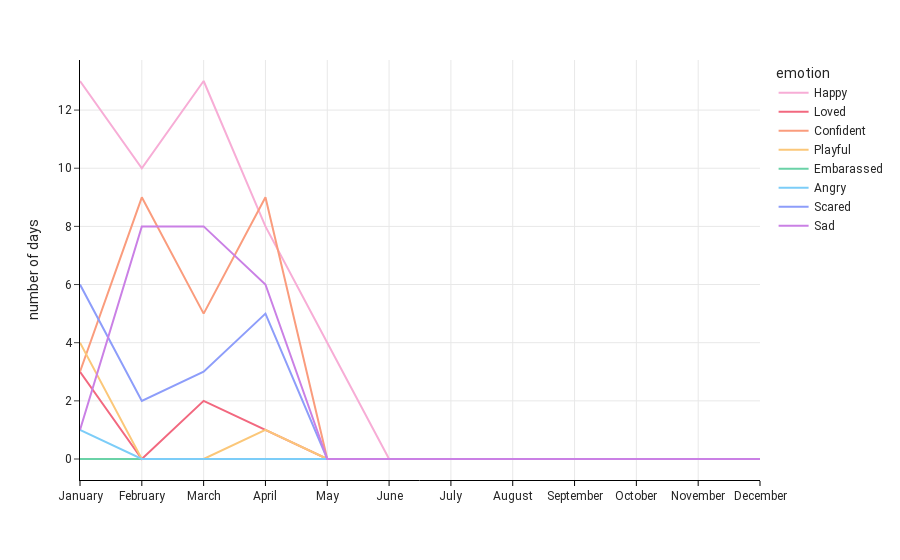

Write notebook code for a chart like this one.
### Markdown cell above
### Over-time trend

### Code cell
# default
sel_status = 'All'
# sel_status = ['Happy', 'Loved']
config = {'displayModeBar': False}
fig = px.line(
    df_month_emotion,
    x="month",
    y="value",
    color='emotion',
    color_discrete_map=dict_emotion_color,
    template='simple_white'
)
if sel_status!='All':
    for d in fig['data']:
        if d['name'] in sel_status:
            d['line']['color']=dict_emotion_color[d['name']]
            d['line']['width']=3
        if d['name'] not in sel_status:
            d['line']['color']='lightgrey'
fig.update_layout(
    font=dict(
        family="Roboto",
        size=12
    ),
    xaxis_title='',
    yaxis_title='number of days',
    xaxis=dict(showgrid=True, tickcolor='black', title_font_color='black'), 
    yaxis=dict(showgrid=True)
)
fig.update_xaxes(showline=True, linewidth=1, linecolor='black')
fig.update_yaxes(showline=True, linewidth=1, linecolor='black')
fig.show(config=config)

### Figure 1 — Plotly figure (JSON) as saved in the notebook; plotly's stock layout.template omitted (floating-point values rounded to 4 significant figures)
{"data": [{"hovertemplate": "emotion=Happy<br>month=%{x}<br>value=%{y}<extra></extra>", "legendgroup": "Happy", "line": {"color": "#f7add6", "dash": "solid"}, "marker": {"symbol": "circle"}, "mode": "lines", "name": "Happy", "orientation": "v", "showlegend": true, "type": "scatter", "x": ["January", "February", "March", "April", "May", "June", "July", "August", "September", "October", "November", "December"], "xaxis": "x", "y": [13, 10, 13, 8, 4, 0, 0, 0, 0, 0, 0, 0], "yaxis": "y"}, {"hovertemplate": "emotion=Loved<br>month=%{x}<br>value=%{y}<extra></extra>", "legendgroup": "Loved", "line": {"color": "#f2687f", "dash": "solid"}, "marker": {"symbol": "circle"}, "mode": "lines", "name": "Loved", "orientation": "v", "showlegend": true, "type": "scatter", "x": ["January", "February", "March", "April", "May", "June", "July", "August", "September", "October", "November", "December"], "xaxis": "x", "y": [3, 0, 2, 1, 0, 0, 0, 0, 0, 0, 0, 0], "yaxis": "y"}, {"hovertemplate": "emotion=Confident<br>month=%{x}<br>value=%{y}<extra></extra>", "legendgroup": "Confident", "line": {"color": "#fa9c7d", "dash": "solid"}, "marker": {"symbol": "circle"}, "mode": "lines", "name": "Confident", "orientation": "v", "showlegend": true, "type": "scatter", "x": ["January", "February", "March", "April", "May", "June", "July", "August", "September", "October", "November", "December"], "xaxis": "x", "y": [3, 9, 5, 9, 0, 0, 0, 0, 0, 0, 0, 0], "yaxis": "y"}, {"hovertemplate": "emotion=Playful<br>month=%{x}<br>value=%{y}<extra></extra>", "legendgroup": "Playful", "line": {"color": "#fbc779", "dash": "solid"}, "marker": {"symbol": "circle"}, "mode": "lines", "name": "Playful", "orientation": "v", "showlegend": true, "type": "scatter", "x": ["January", "February", "March", "April", "May", "June", "July", "August", "September", "October", "November", "December"], "xaxis": "x", "y": [4, 0, 0, 1, 0, 0, 0, 0, 0, 0, 0, 0], "yaxis": "y"}, {"hovertemplate": "emotion=Embarassed<br>month=%{x}<br>value=%{y}<extra></extra>", "legendgroup": "Embarassed", "line": {"color": "#6ad2a7", "dash": "solid"}, "marker": {"symbol": "circle"}, "mode": "lines", "name": "Embarassed", "orientation": "v", "showlegend": true, "type": "scatter", "x": ["January", "February", "March", "April", "May", "June", "July", "August", "September", "October", "November", "December"], "xaxis": "x", "y": [0, 0, 0, 0, 0, 0, 0, 0, 0, 0, 0, 0], "yaxis": "y"}, {"hovertemplate": "emotion=Angry<br>month=%{x}<br>value=%{y}<extra></extra>", "legendgroup": "Angry", "line": {"color": "#7ccdf8", "dash": "solid"}, "marker": {"symbol": "circle"}, "mode": "lines", "name": "Angry", "orientation": "v", "showlegend": true, "type": "scatter", "x": ["January", "February", "March", "April", "May", "June", "July", "August", "September", "October", "November", "December"], "xaxis": "x", "y": [1, 0, 0, 0, 0, 0, 0, 0, 0, 0, 0, 0], "yaxis": "y"}, {"hovertemplate": "emotion=Scared<br>month=%{x}<br>value=%{y}<extra></extra>", "legendgroup": "Scared", "line": {"color": "#8d9dfa", "dash": "solid"}, "marker": {"symbol": "circle"}, "mode": "lines", "name": "Scared", "orientation": "v", "showlegend": true, "type": "scatter", "x": ["January", "February", "March", "April", "May", "June", "July", "August", "September", "October", "November", "December"], "xaxis": "x", "y": [6, 2, 3, 5, 0, 0, 0, 0, 0, 0, 0, 0], "yaxis": "y"}, {"hovertemplate": "emotion=Sad<br>month=%{x}<br>value=%{y}<extra></extra>", "legendgroup": "Sad", "line": {"color": "#ca80e5", "dash": "solid"}, "marker": {"symbol": "circle"}, "mode": "lines", "name": "Sad", "orientation": "v", "showlegend": true, "type": "scatter", "x": ["January", "February", "March", "April", "May", "June", "July", "August", "September", "October", "November", "December"], "xaxis": "x", "y": [1, 8, 8, 6, 0, 0, 0, 0, 0, 0, 0, 0], "yaxis": "y"}], "layout": {"autosize": true, "font": {"family": "Roboto", "size": 12}, "legend": {"title": {"text": "emotion"}, "tracegroupgap": 0}, "margin": {"t": 60}, "xaxis": {"anchor": "y", "autorange": true, "domain": [0, 1], "linecolor": "black", "linewidth": 1, "range": [0, 11], "showgrid": true, "showline": true, "tickcolor": "black", "title": {"font": {"color": "black"}, "text": ""}, "type": "category"}, "yaxis": {"anchor": "x", "autorange": true, "domain": [0, 1], "linecolor": "black", "linewidth": 1, "range": [-0.7222, 13.72], "showgrid": true, "showline": true, "title": {"text": "number of days"}, "type": "linear"}}}
